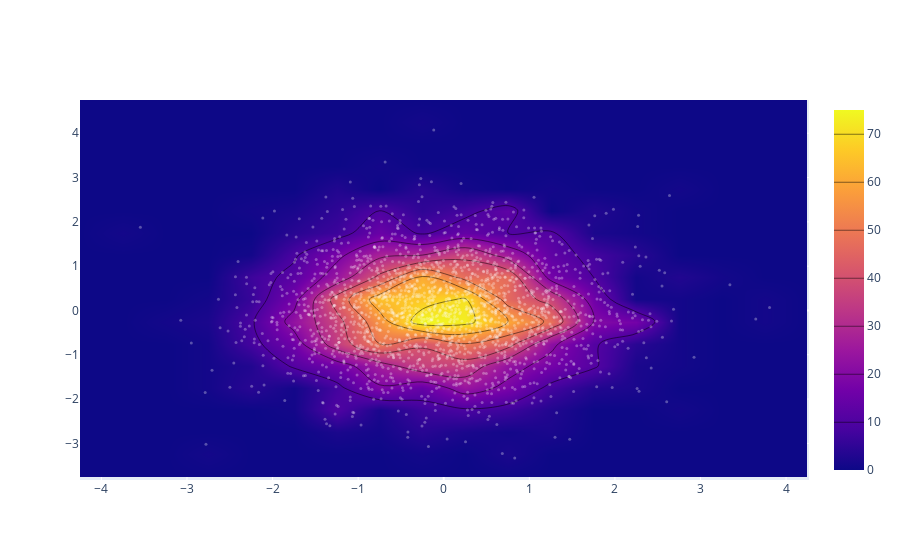

Source (notebook cell):
### Code cell
import plotly.graph_objs as go
import numpy as np

x = np.random.randn(2000)
y = np.random.randn(2000)
iplot([go.Histogram2dContour(x=x, y=y, contours=dict(coloring='heatmap')),
       go.Scatter(x=x, y=y, mode='markers', marker=dict(color='white', size=3, opacity=0.3))], show_link=False)

### Figure 1 — Plotly figure (JSON) as saved in the notebook; plotly's stock layout.template omitted (floating-point values rounded to 4 significant figures; data arrays with more than 128 entries replaced by an {"elided": "..."} marker saying what was removed)
{"data": [{"contours": {"coloring": "heatmap"}, "type": "histogram2dcontour", "x": {"elided": "2000 float values"}, "y": {"elided": "2000 float values"}}, {"marker": {"color": "white", "opacity": 0.3, "size": 3}, "mode": "markers", "type": "scatter", "x": {"elided": "2000 float values"}, "y": {"elided": "2000 float values"}}], "layout": {}}
